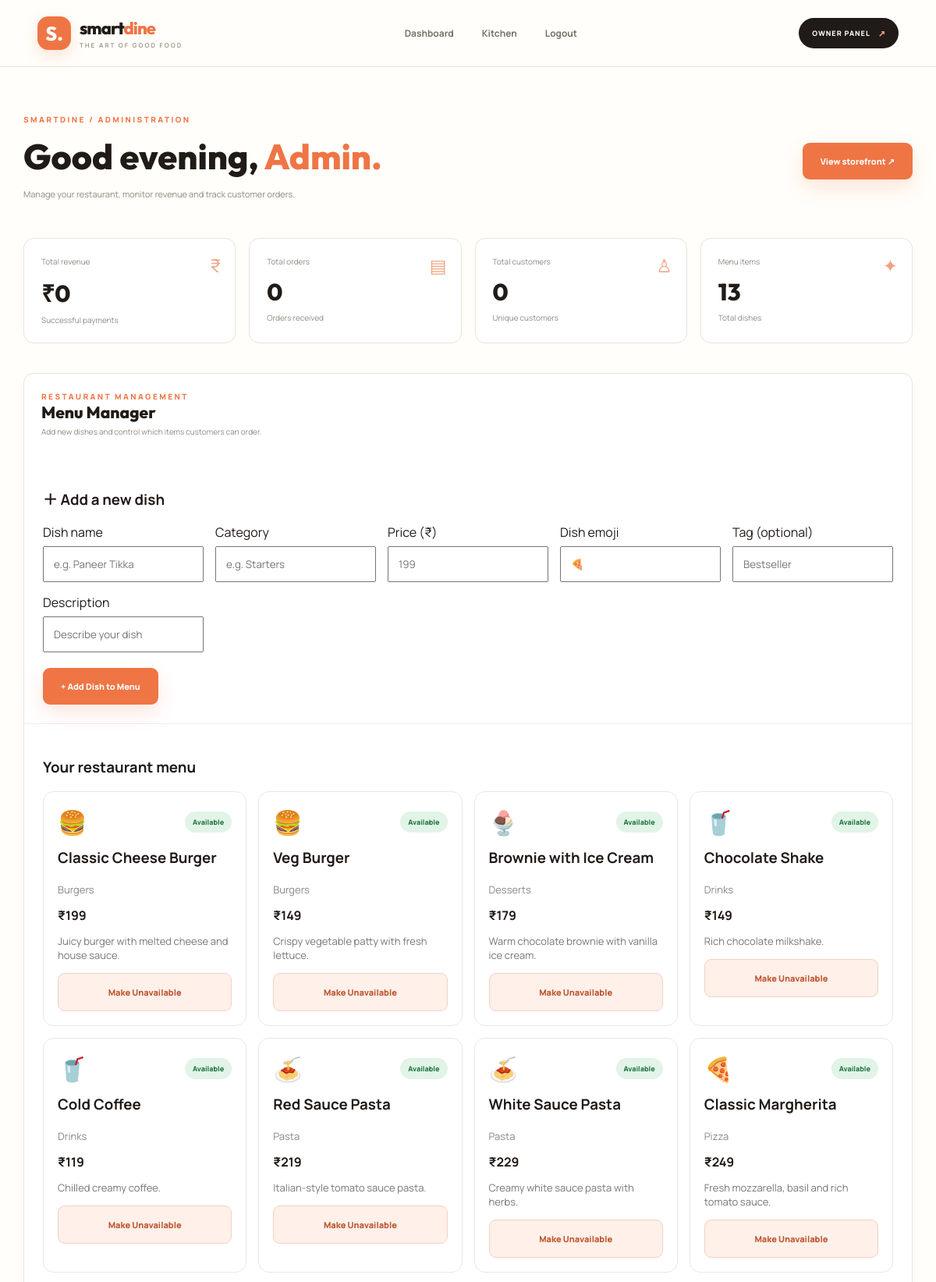
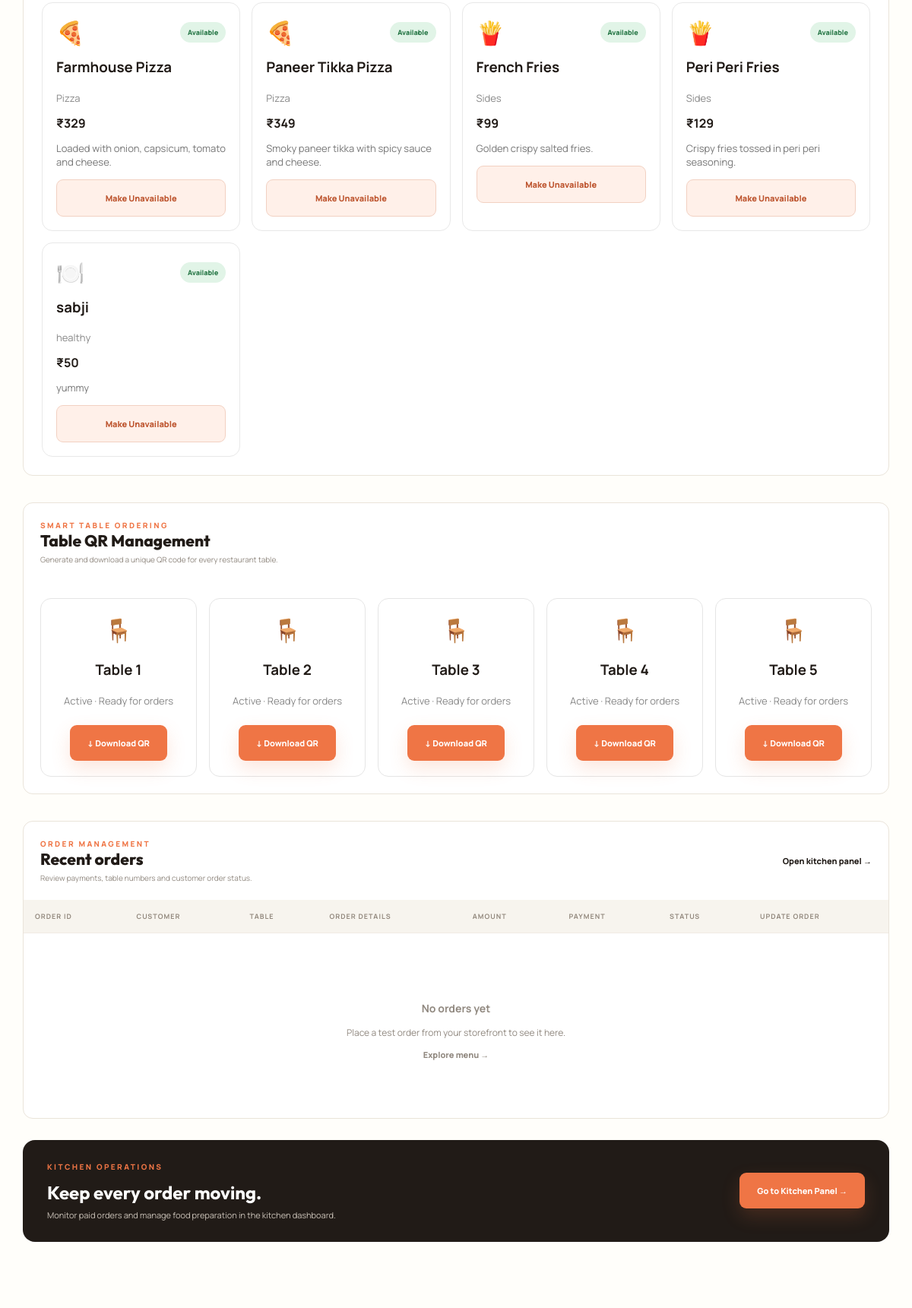
Screenshot of /admin (signed in, upper part) with the database file from the repository (2 pictures, top to bottom).
### tables this page shows
CREATE TABLE menu (
            id INTEGER PRIMARY KEY AUTOINCREMENT, name TEXT, category TEXT,
            price INTEGER, description TEXT, emoji TEXT, tag TEXT, available INTEGER DEFAULT 1, restaurant_id INTEGER, is_available INTEGER DEFAULT 1);

CREATE TABLE tables (
            id INTEGER PRIMARY KEY AUTOINCREMENT,
            restaurant_id INTEGER NOT NULL,
            table_number INTEGER NOT NULL,
            active INTEGER DEFAULT 1,
            UNIQUE(restaurant_id, table_number),
            FOREIGN KEY(restaurant_id) REFERENCES restaurants(id)
        );

### app.py (the view)
@app.route("/admin")
@owner_required
def admin():
    restaurant_id = session["owner_id"]
    conn = get_db()
    restaurant = conn.execute(
        "SELECT * FROM restaurants WHERE id = ?",
        (restaurant_id,)
    ).fetchone()
    orders = conn.execute("""
        SELECT * FROM orders
        WHERE restaurant_id = ?
        ORDER BY id DESC
    """, (restaurant_id,)).fetchall()
    tables = conn.execute("""
        SELECT * FROM tables
        WHERE restaurant_id = ?
        ORDER BY table_number
    """, (restaurant_id,)).fetchall()
    stats = conn.execute("""
        SELECT
            COUNT(*) AS total_orders,

            COALESCE(SUM(
                CASE
                    WHEN payment_status = 'Paid' THEN total
                    ELSE 0
                END
            ), 0) AS revenue,

            COUNT(DISTINCT CASE
                WHEN phone IS NOT NULL AND phone != ''
                THEN phone
            END) AS customers

        FROM orders
        WHERE restaurant_id = ?
    """, (restaurant_id,)).fetchone()
    menu_count = conn.execute("""
        SELECT COUNT(*) AS total
        FROM menu
        WHERE restaurant_id = ?
    """, (restaurant_id,)).fetchone()["total"]
    menu_items = conn.execute("""
        SELECT * FROM menu
        WHERE restaurant_id = ?
        ORDER BY category, name
    """, (restaurant_id,)).fetchall()
    conn.close()
    return render_template(
        "admin.html",
        restaurant=restaurant,
        orders=orders,
        tables=tables,
        stats=stats,
        revenue=stats["revenue"],
        count=stats["total_orders"],
        customers=stats["customers"],
        menu_count=menu_count,
        menu_items=menu_items
    )

### templates/admin.html (shortened to what this page needs)
{% extends "base.html" %}
{% block content %}
<section class="dashboard wrap">
    <div class="dashboard-title">
        <div>
            <div class="eyebrow">SMARTDINE / ADMINISTRATION</div>
            <h1>Good evening, <em>Admin.</em></h1>
            <p>Manage your restaurant, monitor revenue and track customer orders.</p>
        </div>
        <a class="btn primary" href="{{ url_for('home') }}">
            View storefront ↗
        </a>
    </div>
    <div class="stats">
        <div class="stat-card">
            <span>Total revenue</span>
            <b>₹{{ revenue }}</b>
            <small>Successful payments</small>
            <i>₹</i>
        </div>
        <div class="stat-card">
            <span>Total orders</span>
            <b>{{ count }}</b>
            <small>Orders received</small>
            <i>▤</i>
        </div>
        <div class="stat-card">
            <span>Total customers</span>
            <b>{{ customers }}</b>
            <small>Unique customers</small>
            <i>♙</i>
        </div>
        <div class="stat-card">
            <span>Menu items</span>
            <b>{{ menu_count }}</b>
            <small>Total dishes</small>
            <i>✦</i>
        </div>
    </div>
    <div class="table-panel" style="margin-top:35px;">
        <div class="panel-head">
            <div>
                <div class="eyebrow">RESTAURANT MANAGEMENT</div>
                <h2>Menu Manager</h2>
                <p>Add new dishes and control which items customers can order.</p>
            </div>
        </div>
        <div style="padding:24px;border-bottom:1px solid #eee;">
            <h3 style="margin-bottom:18px;">＋ Add a new dish</h3>
            <form action="{{ url_for('add_menu_item') }}" method="POST">
                <div style="display:grid;grid-template-columns:repeat(auto-fit,minmax(190px,1fr));gap:15px;">
                    <div>
                        <label>Dish name</label>
                        <input type="text" name="name"
                               placeholder="e.g. Paneer Tikka"
                               required style="width:100%;padding:12px;margin-top:7px;">
                    </div>
                    <div>
                        <label>Category</label>
                        <input type="text" name="category"
                               placeholder="e.g. Starters"
                               required style="width:100%;padding:12px;margin-top:7px;">
                    </div>
                    <div>
                        <label>Price (₹)</label>
                        <input type="number" name="price"
                               placeholder="199" min="1" step="0.01"
                               required style="width:100%;padding:12px;margin-top:7px;">
                    </div>
                    <div>
                        <label>Dish emoji</label>
                        <input type="text" name="emoji"
                               placeholder="🍕"
                               style="width:100%;padding:12px;margin-top:7px;">
                    </div>
                    <div>
                        <label>Tag (optional)</label>
                        <input type="text" name="tag"
                               placeholder="Bestseller"
                               style="width:100%;padding:12px;margin-top:7px;">
                    </div>
                    <div>
                        <label>Description</label>
                        <input type="text" name="description"
                               placeholder="Describe your dish"
                               style="width:100%;padding:12px;margin-top:7px;">
                    </div>
                </div>
                <button type="submit" class="btn primary"
                        style="margin-top:20px;">
                    + Add Dish to Menu
                </button>
            </form>
        </div>
        <div style="padding:24px;">
            <h3 style="margin-bottom:18px;">Your restaurant menu</h3>
            <div style="display:grid;grid-template-columns:repeat(auto-fit,minmax(230px,1fr));gap:15px;">
                {% for item in menu_items %}
                <div style="border:1px solid #e8e8e8;border-radius:14px;padding:18px;">
                    <div style="display:flex;justify-content:space-between;align-items:center;gap:10px;">
                        <span style="font-size:30px;">
                            {{ item['emoji'] }}
                        </span>
                        {% if item['is_available'] %}
                            <span class="status-chip status-delivered">Available</span>
                        {% else %}
                            <span class="status-chip status-cancelled">Unavailable</span>
                        {% endif %}
                    </div>
                    <h3 style="margin-top:12px;">
                        {{ item['name'] }}
                    </h3>
                    <p style="font-size:13px;color:#888;">
                        {{ item['category'] }}
                    </p>
                    <p style="margin:8px 0;">
                        <b>₹{{ item['price'] }}</b>
                    </p>
                    <p style="font-size:13px;color:#777;margin-bottom:14px;">
                        {{ item['description'] }}
                    </p>
                    <form action="{{ url_for('toggle_menu_item', item_id=item['id']) }}"
                          method="POST">
                        {% if item['is_available'] %}
                            <button type="submit" class="btn"
                                    style="width:100%;background:#fff0e9;color:#bd542e;border:1px solid #f2d1c2;">
                                Make Unavailable
                            </button>
                        {% else %}
                            <button type="submit" class="btn primary"
                                    style="width:100%;">
                                Make Available
                            </button>
                        {% endif %}
                    </form>
                </div>
                {% else %}
                <p>No menu items found. Add your first dish above.</p>
                {% endfor %}
            </div>
        </div>
    </div>
    <div class="table-panel" style="margin-top:35px;">
        <div class="panel-head">
            <div>
                <div class="eyebrow">SMART TABLE ORDERING</div>
                <h2>Table QR Management</h2>
                <p>Generate and download a unique QR code for every restaurant table.</p>
            </div>
        </div>
        <div style="padding:22px;">
            <div style="display:grid;grid-template-columns:repeat(auto-fit,minmax(180px,1fr));gap:16px;">
                {% for table in tables %}
                <div style="border:1px solid #e5e5e5;border-radius:14px;padding:20px;text-align:center;">
                    <div style="font-size:30px;">🪑</div>
                    <h3>Table {{ table['table_number'] }}</h3>
                    <p style="font-size:13px;color:#888;">
                        {% if table['active'] %}
                            Active · Ready for orders
                        {% else %}
                            Inactive
                        {% endif %}
                    </p>
                    {% if table['active'] %}
                    <a
                        href="{{ url_for('table_qr', table_number=table['table_number']) }}"
                        class="btn primary"
                        style="display:inline-block;text-decoration:none;margin-top:10px;"
                    >
                        ↓ Download QR
                    </a>
                    {% else %}
                    <span class="status-chip status-cancelled">
                        Inactive
                    </span>
                    {% endif %}
                </div>
                {% else %}
                <p>No tables available.</p>
                {% endfor %}
            </div>
        </div>
    </div>
    <div class="table-panel" style="margin-top:35px;">
        <div class="panel-head">
            <div>
                <div class="eyebrow">ORDER MANAGEMENT</div>
                <h2>Recent orders</h2>
                <p>Review payments, table numbers and customer order status.</p>
            </div>
            <a href="{{ url_for('kitchen') }}" class="text-link">
                Open kitchen panel →
            </a>
        </div>
        <div class="table-scroll">
            <table>
                <thead>
                    <tr>
                        <th>ORDER ID</th>
                        <th>CUSTOMER</th>
                        <th>TABLE</th>
                        <th>ORDER DETAILS</th>
                        <th>AMOUNT</th>
                        <th>PAYMENT</th>
                        <th>STATUS</th>
                        <th>UPDATE ORDER</th>
                    </tr>
                </thead>
                <tbody>
                    {% for o in orders %}
                    <tr>
                        <td>
                            <b>#SD{{ "%04d"|format(o.id) }}</b>
                            <small>{{ o.created_at }}</small>
                        </td>
                        <td>
                            <b>{{ o.customer }}</b>
                            <small>{{ o.phone }}</small>
                        </td>
                        <td>
                            {% if o.table_number %}
                                <b>Table {{ o.table_number }}</b>
                            {% else %}
                                <span>Delivery</span>
                            {% endif %}
                        </td>
                        <td class="items-cell">
                            {{ o.items }}
                        </td>
                        <td>
                            <b>₹{{ o.total }}</b>
                        </td>
                        <td>
                            {% if o.payment_status == 'Paid' %}
                                <span class="status-chip status-delivered">Paid</span>
                            {% else %}
                                <span class="status-chip status-received">Pending</span>
                            {% endif %}
                        </td>
                        <td>
                            <span class="status-chip
                                {% if o.status == 'Delivered' or o.status == 'Served' %}
                                    status-delivered
                                {% elif o.status == 'Cancelled' %}
                                    status-cancelled
                                {% elif o.status == 'Preparing' %}
                                    status-preparing
                                {% elif o.status == 'Ready' %}
                                    status-delivered
                                {% elif o.status == 'Out for delivery' %}
                                    status-delivery
                                {% else %}
                                    status-received
                                {% endif %}">
                                {{ o.status }}
                            </span>
                        </td>
                        <td>
                            <form
                                class="status-form"
                                action="{{ url_for('update_status', order_id=o.id) }}"
                                method="post">
                                <select name="status">
                                    {% for s in ['Received', 'Preparing', 'Ready', 'Served', 'Out for delivery', 'Delivered', 'Cancelled'] %}
                                    <option value="{{ s }}" {% if o.status == s %}selected{% endif %}>
                                        {{ s }}
                                    </option>
                                    {% endfor %}
                                </select>
                                <button type="submit">Save</button>
                            </form>
                        </td>
                    </tr>
                    {% else %}
                    <tr>
                        <td colspan="8" class="empty-table">
                            <div style="padding:35px 10px;">
                                <h3>No orders yet</h3>
                                <p>Place a test order from your storefront to see it here.</p>
                                <a href="{{ url_for('home') }}" class="text-link">
                                    Explore menu →
                                </a>
                            </div>
                        </td>
                    </tr>
                    {% endfor %}
                </tbody>
            </table>
        </div>
    </div>
    <div class="admin-bottom">
        <div>
            <span class="eyebrow">KITCHEN OPERATIONS</span>
            <h2>Keep every order moving.</h2>
            <p>Monitor paid orders and manage food preparation in the kitchen dashboard.</p>
        </div>
        <a href="{{ url_for('kitchen') }}" class="btn primary">
            Go to Kitchen Panel →
        </a>
    </div>
</section>
{% endblock %}

### rows the page displays
menu: emoji "🍔", is_available "Available", name "Classic Cheese Burger", category "Burgers", price "199", description "Juicy burger with melted cheese and house sauce."
menu: emoji "🍔", is_available "Available", name "Veg Burger", category "Burgers", price "149", description "Crispy vegetable patty with fresh lettuce."
menu: emoji "🍨", is_available "Available", name "Brownie with Ice Cream", category "Desserts", price "179", description "Warm chocolate brownie with vanilla ice cream."
menu: emoji "🥤", is_available "Available", name "Chocolate Shake", category "Drinks", price "149", description "Rich chocolate milkshake."
menu: emoji "🥤", is_available "Available", name "Cold Coffee", category "Drinks", price "119", description "Chilled creamy coffee."
menu: emoji "🍝", is_available "Available", name "Red Sauce Pasta", category "Pasta", price "219", description "Italian-style tomato sauce pasta."
menu: emoji "🍝", is_available "Available", name "White Sauce Pasta", category "Pasta", price "229", description "Creamy white sauce pasta with herbs."
menu: emoji "🍕", is_available "Available", name "Classic Margherita", category "Pizza", price "249", description "Fresh mozzarella, basil and rich tomato sauce."
menu: emoji "🍕", is_available "Available", name "Farmhouse Pizza", category "Pizza", price "329", description "Loaded with onion, capsicum, tomato and cheese."
menu: emoji "🍕", is_available "Available", name "Paneer Tikka Pizza", category "Pizza", price "349", description "Smoky paneer tikka with spicy sauce and cheese."
menu: emoji "🍟", is_available "Available", name "French Fries", category "Sides", price "99", description "Golden crispy salted fries."
menu: emoji "🍟", is_available "Available", name "Peri Peri Fries", category "Sides", price "129", description "Crispy fries tossed in peri peri seasoning."
menu: emoji "🍽️", is_available "Available", name "sabji", category "healthy", price "50", description "yummy"
tables: table_number "1", active "Active · Ready for orders"
tables: table_number "2", active "Active · Ready for orders"
tables: table_number "3", active "Active · Ready for orders"
tables: table_number "4", active "Active · Ready for orders"
tables: table_number "5", active "Active · Ready for orders"

### other values shown
{{ revenue }} "0"
{{ count }} "0"
{{ customers }} "0"
{{ menu_count }} "13"
